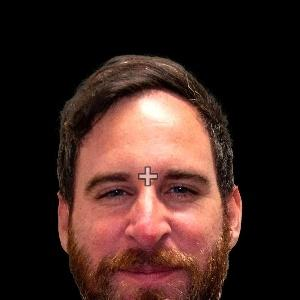
%> input picture 00000001/VM/1.jpg, 300 x 300 px
$ octave CreatePhaseScramble.m   (GNU Octave 9; MATLAB toolbox functions it lacks are replaced by stand-ins)
%> lines starting %> are read from the running program, lines starting %| are printed output that depends on the picture
% This code will take in a jpg image and create a Phase scrambled image
%
% source: http://visionscience.caom/pipermail/visionlist/2007/002181.html

% Clear workspace
clc
clear
cd('/Users/Khadija_Hammawa/Documents/GitHub/VMphotos/improc/natural/')
files(1).in='1.jpg'; files(1).out='5.jpg';
files(2).in='2.jpg'; files(2).out='6.jpg';
files(3).in='3.jpg'; files(3).out='7.jpg';
files(4).in='4.jpg'; files(4).out='8.jpg';
files(5).in='11.jpg'; files(5).out='15.jpg';
files(6).in='12.jpg'; files(6).out='16.jpg';
files(7).in='13.jpg'; files(7).out='17.jpg';
files(8).in='14.jpg'; files(8).out='18.jpg';

for i=1:8
    ImageName=files(i).in;
    OutputName=files(i).out;
    %% Actual Code portion
    %read and rescale (0-1) image
    Im = imread(ImageName);
%> Im is the input picture: size 300x300x3 uint8; mean R, G, B 62.7, 38.1, 32.8
    Im = im2double(Im);
%> Im: size 300x300x3 double
    Im = mat2gray(Im);

    % Calculate image size
    ImSize = size(Im);
%> ImSize = [300 300 3]

    % Generate random phase structure
    RandomPhase = angle(fft2(rand(ImSize(1), ImSize(2))));


    for layer = 1:ImSize(3)
        %Fast-Fourier transform
        ImFourier(:,:,layer) = fft2(Im(:,:,layer));

        %amplitude spectrum
        Amp(:,:,layer) = abs(ImFourier(:,:,layer));

        %phase spectrum
        Phase(:,:,layer) = angle(ImFourier(:,:,layer));

        %add random phase to original phase
        Phase(:,:,layer) = Phase(:,:,layer) + RandomPhase;

        %combine Amp and Phase then perform inverse Fourier
        ImScrambled(:,:,layer) = ifft2(Amp(:,:,layer).*exp(sqrt(-1)*(Phase(:,:,layer))));

    end
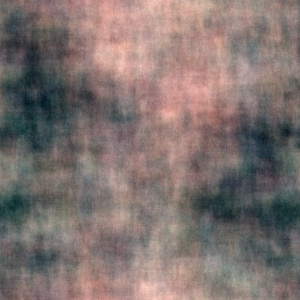
%> ImScrambled: size 300x300x3 double; mean R, G, B 0.246, 0.149, 0.129; mean of the top-left, top-right, bottom-left and bottom-right quarters 0.108, 0.302, 0.184, 0.105; drawn with min black and max white
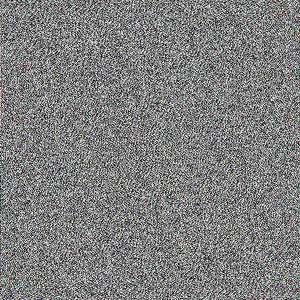
%> Phase: size 300x300x3 double; mean R, G, B 6.98e-05, 0.000105, 6.98e-05; drawn with min black and max white

    %get rid of imaginery part in image (due to rounding error)
    ImScrambled = real(ImScrambled);

    % Save image as ImageOuputName
    imwrite(ImScrambled,OutputName,'jpg');
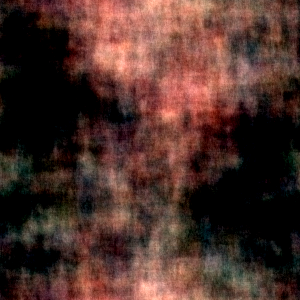
%> saved as 5.jpg: size 300x300x3 uint8; mean R, G, B 75.8, 47.9, 41.4

    % Display the scrambled image
    imshow(ImScrambled)
end
%> pass 2 of the loop `for i=1:8`:
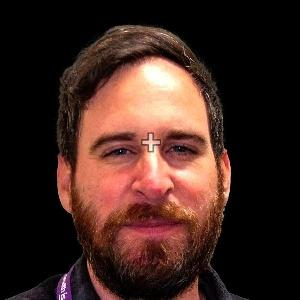
%> input picture 00000001/VM/2.jpg, 300 x 300 px
%> Im is the input picture: size 300x300x3 uint8; mean R, G, B 63.2, 38.3, 31.8
%> Im: size 300x300x3 double
%> after the loop `for layer = 1:ImSize(3)`:
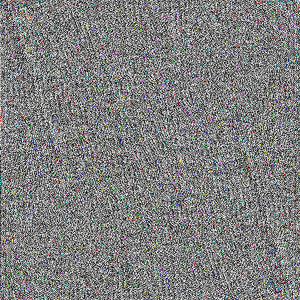
%> Phase: size 300x300x3 double; mean R, G, B 0.000105, 0.00014, 0.000105; drawn with min black and max white
%> `imwrite(ImScrambled,OutputName,'jpg');`:
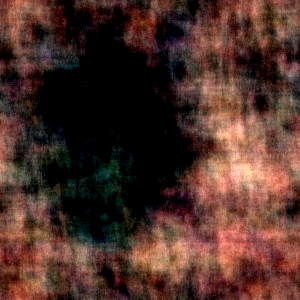
%> saved as 6.jpg: size 300x300x3 uint8; mean R, G, B 77.4, 48.5, 40.4
%> pass 3 of the loop `for i=1:8`:
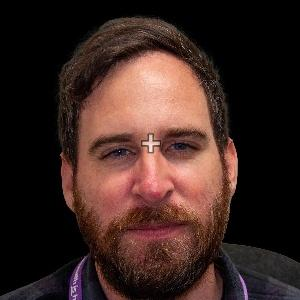
%> input picture 00000001/VM/3.jpg, 300 x 300 px
%> Im is the input picture: size 300x300x3 uint8; mean R, G, B 60.3, 39, 34.1
%> Im: size 300x300x3 double
%> after the loop `for layer = 1:ImSize(3)`:
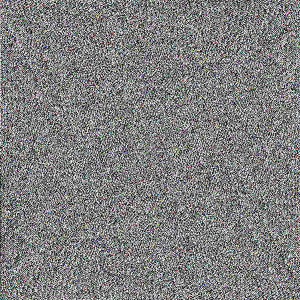
%> Phase: size 300x300x3 double; mean R, G, B 0.000175, 0.000209, 0.000175; drawn with min black and max white
%> `imwrite(ImScrambled,OutputName,'jpg');`:
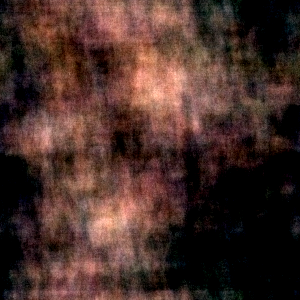
%> saved as 7.jpg: size 300x300x3 uint8; mean R, G, B 71.1, 46.2, 40.2
%> (the run ends here)
